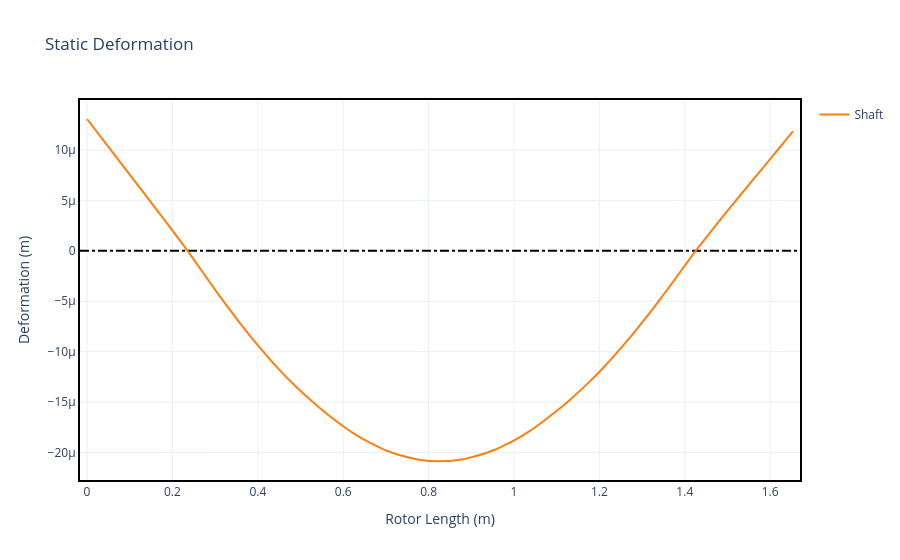

Source (notebook cell):
### Markdown cell above
#### Plotting deformation

### Code cell
static.plot_deformation()

### Figure 1 — Plotly figure (JSON) as saved in the notebook; plotly's stock layout.template omitted (floating-point values rounded to 4 significant figures)
{"data": [{"hoverinfo": "none", "line": {"color": "black", "dash": "dashdot"}, "mode": "lines", "showlegend": false, "type": "scatter", "x": [-0.01653, 1.67], "y": [0, 0]}, {"hovertemplate": "Rotor Length (m): %{x:.2f}<br>Displacement (m): %{y:.2e}", "line": {"shape": "spline", "smoothing": 1.0}, "mode": "lines", "name": "Shaft", "showlegend": true, "type": "scatter", "x": [0.0, 0.0355, 0.0715, 0.1255, 0.1685, 0.185, 0.199, 0.2355, 0.2865, 0.3115, 0.3275, 0.3517, 0.3562, 0.3688, 0.3888, 0.4515, 0.4895, 0.5275, 0.5575, 0.6105, 0.63, 0.6435, 0.693, 0.7126, 0.725, 0.774, 0.7937, 0.806, 0.8555, 0.8753, 0.887, 0.9365, 0.9565, 0.9685, 1.018, 1.038, 1.051, 1.108, 1.134, 1.172, 1.21, 1.272, 1.292, 1.305, 1.309, 1.334, 1.35, 1.375, 1.425, 1.476, 1.512, 1.549, 1.562, 1.597, 1.621, 1.653], "y": [1.307e-05, 1.111e-05, 9.125e-06, 6.141e-06, 3.772e-06, 2.853e-06, 2.069e-06, -1.216e-17, -3.067e-06, -4.539e-06, -5.471e-06, -6.824e-06, -7.071e-06, -7.751e-06, -8.805e-06, -1.186e-05, -1.349e-05, -1.496e-05, -1.604e-05, -1.772e-05, -1.826e-05, -1.86e-05, -1.966e-05, -1.999e-05, -2.017e-05, -2.069e-05, -2.08e-05, -2.085e-05, -2.081e-05, -2.07e-05, -2.061e-05, -2.003e-05, -1.97e-05, -1.948e-05, -1.837e-05, -1.783e-05, -1.748e-05, -1.562e-05, -1.468e-05, -1.32e-05, -1.157e-05, -8.556e-06, -7.521e-06, -6.854e-06, -6.611e-06, -5.289e-06, -4.381e-06, -2.953e-06, -1.205e-17, 2.709e-06, 4.609e-06, 6.483e-06, 7.174e-06, 8.966e-06, 1.02e-05, 1.184e-05]}], "layout": {"title": {"text": "Static Deformation"}, "xaxis": {"title": {"text": "Rotor Length (m)"}}, "yaxis": {"title": {"text": "Deformation (m)"}}}}
